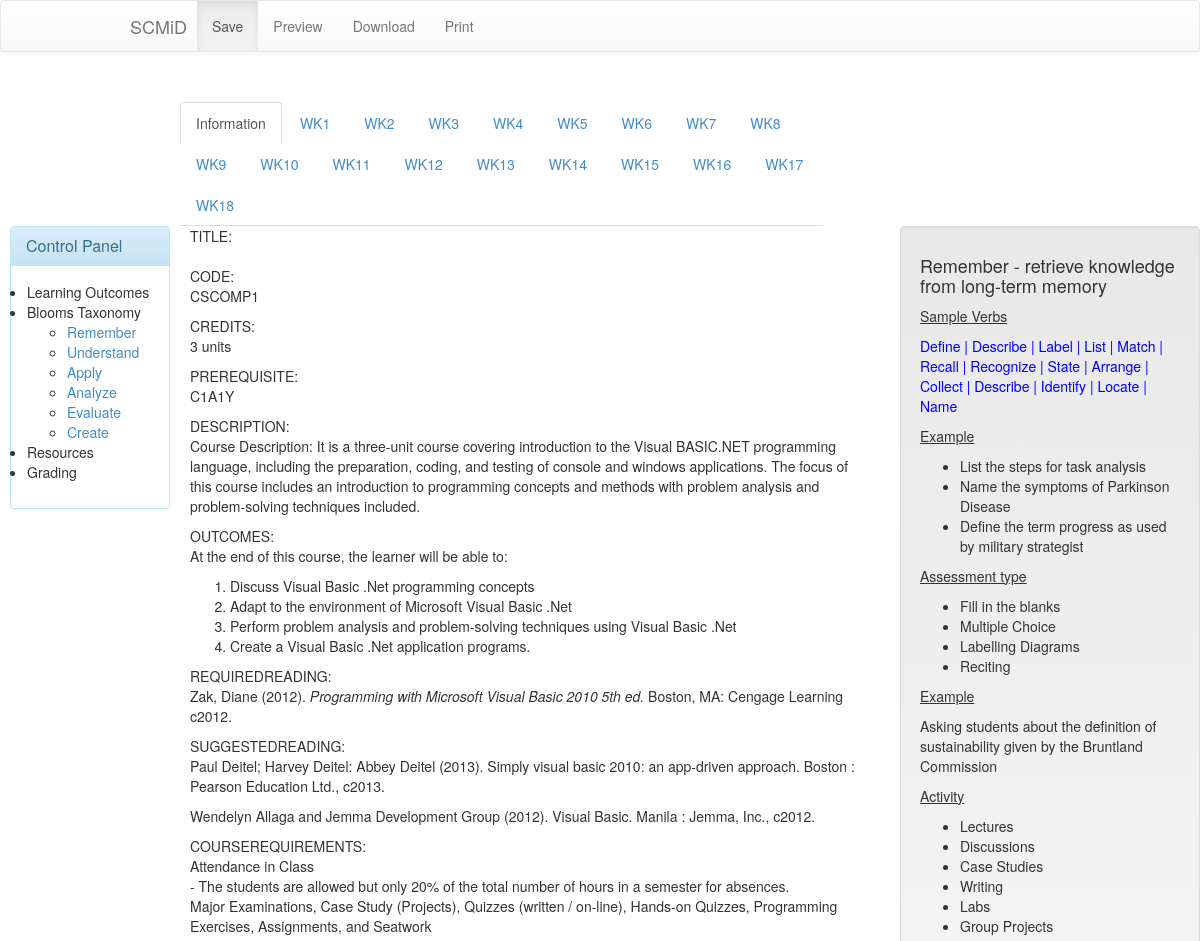
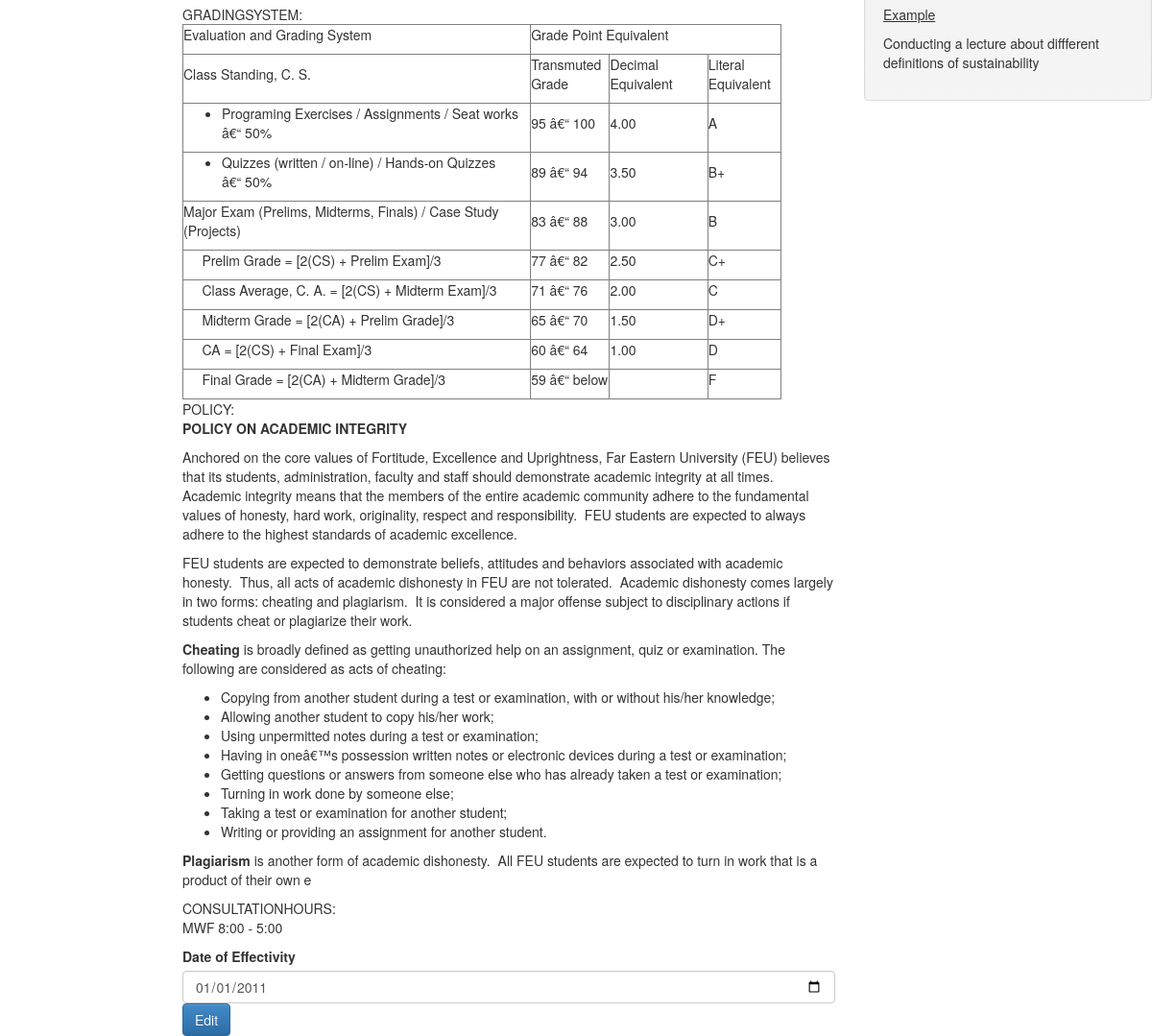
The app's page /scimdtest.php with its own data (2 pictures, top to bottom).
### tables this page shows
CREATE TABLE IF NOT EXISTS `sc` (
  `id` int(11) NOT NULL,
  `time` timestamp NOT NULL DEFAULT CURRENT_TIMESTAMP,
  `code` varchar(100) NOT NULL,
  `credits` varchar(100) NOT NULL,
  `prerequisite` varchar(100) NOT NULL,
  `description` varchar(5000) NOT NULL,
  `outcomes` varchar(5000) NOT NULL,
  `requiredreading` varchar(1000) NOT NULL,
  `suggestedreading` varchar(1000) NOT NULL,
  `courserequirements` varchar(3000) NOT NULL,
  `gradingsystem` varchar(5000) NOT NULL,
  `policy` varchar(5000) NOT NULL,
  `consultationhours` varchar(50) NOT NULL,
  `dateofeffectivity` date NOT NULL,
  `code1` varchar(100) NOT NULL,
  `title` varchar(1000) NOT NULL
);

### scimdtest.php (the view, shortened to what this page needs)
  <?php
$servername = "localhost";
$username = "root";
$password = "";
$dbname = 'sc';
$conn = mysqli_connect($servername, $username, $password,$dbname);
$id = "4";
$sql = "SELECT * FROM sc WHERE id='$id'";
$result = mysqli_query($conn,$sql);
  ?>
  <!DOCTYPE html>
  <html lang="en" debug="false">
  <head>
  <link href="css/bootstrap.min.css" rel="stylesheet">
    <link href="css/bootstrap-theme.min.css" rel="stylesheet">
    <link href="scmid.css" rel="stylesheet">
</head>
<body>
<nav class="navbar navbar-default">
        <div class="container">
          <div class="navbar-header">
            <a class="navbar-brand" href="#">SCMiD</a>
          </div>
          <div class="navbar-collapse collapse">
            <ul class="nav navbar-nav">
              <li class="active"><a href="#" onclick="test()">Save</a></li>
              <li><a href="tabletopdf.php?id=<?php echo $id;?>">Preview</a></li>
              <li><a href="tabletopdf1.php?id=<?php echo $id;?>">Download</a></li>
              <li><a href="#contact">Print</a></li>
            </ul>
          </div>
        </div>
      </nav>
  <div>
     <ul class="nav nav-tabs content-tabs" role="tablist" >
        <li role="presentation" class="active" ><a href="#information" data-toggle="tab">Information</a></li>
        <li role="presentation"><a href="#wk1" data-toggle="tab">WK1</a></li>
        <li role="presentation"><a href="#wk2" data-toggle="tab">WK2</a></li>
        <li role="presentation"><a href="#wk3" data-toggle="tab">WK3</a></li>
        <li role="presentation"><a href="#wk4" data-toggle="tab">WK4</a></li>
        <li role="presentation"><a href="#wk5" data-toggle="tab">WK5</a></li>
        <li role="presentation"><a href="#wk6" data-toggle="tab">WK6</a></li>
        <li role="presentation"><a href="#wk7" data-toggle="tab">WK7</a></li>
        <li role="presentation"><a href="#wk8" data-toggle="tab">WK8</a></li>
        <li role="presentation"><a href="#wk9" data-toggle="tab">WK9</a></li>
        <li role="presentation"><a href="#wk10" data-toggle="tab">WK10</a></li>
        <li role="presentation"><a href="#wk11" data-toggle="tab">WK11</a></li>
        <li role="presentation"><a href="#wk12" data-toggle="tab">WK12</a></li>
        <li role="presentation"><a href="#wk13" data-toggle="tab">WK13</a></li>
        <li role="presentation"><a href="#wk14" data-toggle="tab">WK14</a></li>
        <li role="presentation"><a href="#wk15" data-toggle="tab">WK15</a></li>
        <li role="presentation"><a href="#wk16" data-toggle="tab">WK16</a></li>
        <li role="presentation"><a href="#wk17" data-toggle="tab">WK17</a></li>
        <li role="presentation"><a href="#wk18" data-toggle="tab">WK18</a></li>
         </ul>
<div class="col-md-2 pull-left" style="width:180px">
        <div class="panel panel-info">
            <div class="panel-heading">
              <h3 class="panel-title">Control Panel</h3>
            </div>
          <div class="panel-body">
            <ul style="padding:1px;">
              <li data-toggle="tab" role="presentation">Learning Outcomes</li>
              <li>Blooms Taxonomy</li>
            <ul >
              <li class="active">  <a href="#remember"  data-toggle="tab">Remember</a></li>
             <li><a href="#understand"  data-toggle="tab">Understand</a></li>
              <li><a href="#apply"  data-toggle="tab">Apply</a></li>
              <li><a href="#analyze"  data-toggle="tab">Analyze</a></li>
              <li><a href="#evaluate"  data-toggle="tab">Evaluate</a></li>
              <li><a href="#create"  data-toggle="tab">Create</a></li>
            </ul>
              <li>Resources</li>
              <li>Grading</li>
            </ul>
          </div>
        </div>
</div>
<div class="col-md-3 main-content pull-right">
<div class="tab-content">
<div class="well well-align tab-pane fade in active"  id="remember" >
  <h4>Remember - retrieve knowledge from long-term memory</h4>
    <p><u>Sample Verbs</u></p>
        <p><span style="color:#00f">Define | Describe | Label | List | Match | Recall | Recognize | State | Arrange | Collect | Describe | Identify | Locate | Name
</span></p>
    <p><u>Example</u></p>
      <ul>
        <li>List the steps for task analysis</li>
        <li>Name the symptoms of Parkinson Disease</li>
        <li>Define the term progress as used by military strategist</li>
      </ul>
      <p><u>Assessment type</u></p>
      <ul>
        <li>Fill in the blanks</li>
        <li>Multiple Choice</li>
        <li>Labelling Diagrams</li>
        <li>Reciting</li>
      </ul>
      <p><u>Example</u></p>
      <p>Asking students about the definition of sustainability given by the Bruntland Commission</p>
      <p><u>Activity</u></p>
      <ul>
        <li>Lectures</li>
        <li>Discussions</li>
        <li>Case Studies</li>
        <li>Writing</li>
        <li>Labs</li>
        <li>Group Projects</li>
      </ul>
         <p><u>Example</u></p>
      <p>Conducting a lecture about diffferent definitions of sustainability</p>
      </div>
  </div>
</div>
<div class="col-md-7" >
  <div class="tab-content">
 <div id="information" class="main-tab  tab-pane fade in active">
      <?php
          $fields = array("title","code","credits","prerequisite","description","outcomes","requiredreading","suggestedreading","courserequirements","gradingsystem","policy","consultationhours");
          $countfields = count($fields);
          if(mysqli_num_rows($result)>0){
            $row=mysqli_fetch_assoc($result);
            for($ctr=0; $ctr<$countfields;$ctr++){
               $value = $fields[$ctr];
                echo strtoupper($value).":";
              ?>
          <div id='<?php echo "editor".$fields[$ctr];?>' contenteditable="true"
          class="editableHtml cke_editable cke_editable_inline cke_contents_ltr cke_show_borders"
          tabindex="0" spellcheck="false" role="textbox"
          aria-label="Rich Text Editor, editor3" title="Rich Text Editor,editor3"
          aria-describedby="cke_94" style="position: relative;"><?php echo $row[$value];?></div>
        <?php } ?>
        <form name="informationfrm" id="informationfrm" method="POST" action="editsyllabus.php">
        <label for="dateInput">Date of Effectivity</label>
        <input type="date" id="dateInput" class="form-control" name="dateofeffectivity" value="<?php echo $row['dateofeffectivity'];?>" required>
        <button value="save" class="btn btn-primary" onclick="edit()">Edit</button>
      </form>
      <?php } ?>
</div>
</div>
          </body>
            </html>

### scmid.css (style rules this page uses)
.well-align { margin-left:0px; margin-right:0px; margin-top:0px; margin-bottom:30px; }
.content-tabs { margin-left: 180px; margin-right:377px; margin-top:50px; }
.main-content { padding:0px; }
.main-tab { margin-left:0px; }

### records on screen
sc: code "CSCOMP1", credits "3 units", prerequisite "C1A1Y", description "Course Description: It is a three-unit course covering introduction to the Visual BASIC.NET programming language, including the preparation, coding, and testing of console and windows applications. The focus of this course includes an introduction to programming concepts and methods with problem analysis and problem-solving techniques included.", outcomes "At the end of this course, the learner will be able to: Discuss Visual Basic .Net programming concepts Adapt to the environment of Microsoft Visual Basic .Net Perform problem analysis and problem-solving techniques using Visual Basic .Net Create a Visual Basic .Net application programs.", requiredreading "Zak, Diane (2012). Programming with Microsoft Visual Basic 2010 5th ed. Boston, MA: Cengage Learning c2012.", suggestedreading "Paul Deitel; Harvey Deitel: Abbey Deitel (2013). Simply visual basic 2010: an app-driven approach. Boston : Pearson Education Ltd., c2013. Wendelyn Allaga and Jemma Development Group (2012). Visual Basic. Manila : Jemma, Inc., c2012.", courserequirements "Attendance in Class - The students are allowed but only 20% of the total number of hours in a semester for absences. Major Examinations, Case Study (Projects), Quizzes (written / on-line), Hands-on Quizzes, Programming Exercises, Assignments, and Seatwork", gradingsystem "Evaluation and Grading System Grade Point Equivalent Class Standing, C. S. Transmuted Grade Decimal Equivalent Literal Equivalent Programing Exercises / Assignments / Seat works â€“ 50% 95 â€“ 100 4.00 A Quizzes (written / on-line) / Hands-on Quizzes â€“ 50% 89 â€“ 94 3.50 B+ Major Exam (Prelims, Midterms, Finals) / Case Study (Projects) 83 â€“ 88 3.00 B Prelim Grade = [2(CS) + Prelim Exam]/3 77 â€“ 82 2.50 C+ Class Average, C. A. = [2(CS) + Midterm Exam]/3 71 â€“ 76 2.00 C Midterm Grade = [2(CA) + Prelim Grade]/3 65 â€“ 70 1.50 D+ CA = [2(CS) + Final Exam]/3 60 â€“ 64 1.00 D Final Grade = [2(CA) + Midterm Grade]/3 59 â€“ below F", policy "POLICY ON ACADEMIC INTEGRITY Anchored on the core values of Fortitude, Excellence and Uprightness, Far Eastern University (FEU) believes that its students, administration, faculty and staff should demonstrate academic integrity at all times. Academic integrity means that the members of the entire academic community adhere to the fundamental values of honesty, hard work, originality, respect and responsibility. FEU students are expected to always adhere to the highest standards of academic excellence. FEU students are expected to demonstrate beliefs, attitudes and behaviors associated with academic honesty. Thus, all acts of academic dishonesty in FEU are not tolerated. Academic dishonesty…", consultationhours "MWF 8:00 - 5:00", dateofeffectivity "01/01/2011"

### other values on screen
$value "TITLE"
$value "CODE"
$value "CREDITS"
$value "PREREQUISITE"
$value "DESCRIPTION"
$value "OUTCOMES"
$value "REQUIREDREADING"
$value "SUGGESTEDREADING"
$value "COURSEREQUIREMENTS"
$value "GRADINGSYSTEM"
$value "POLICY"
$value "CONSULTATIONHOURS"
